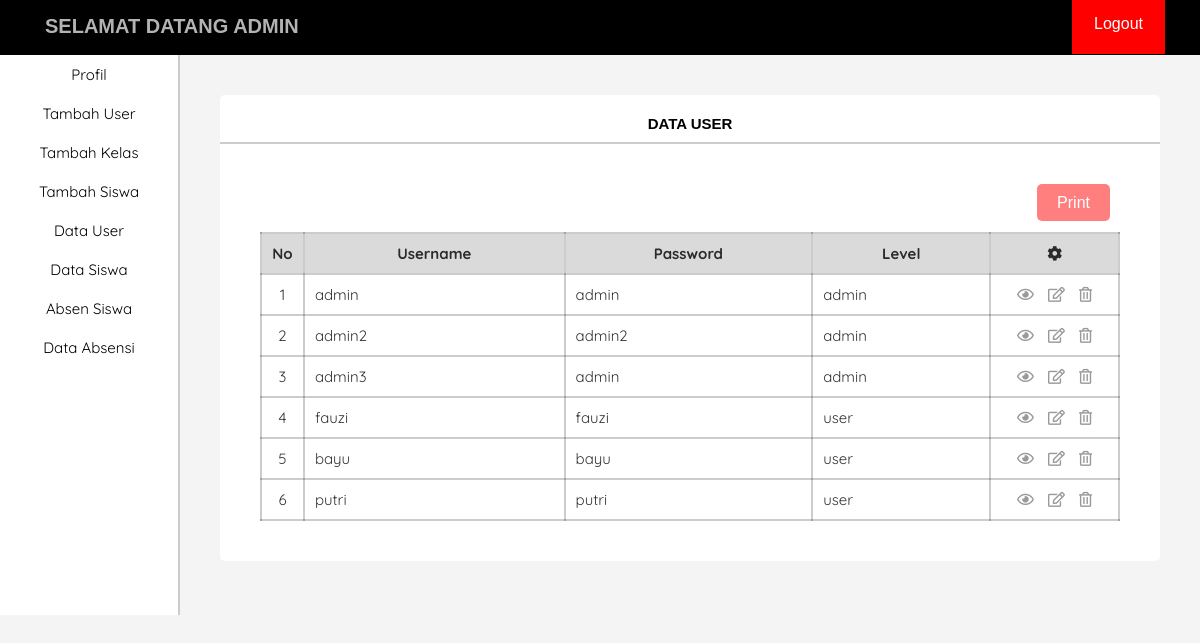
The app's page /ADMIN/dataUser.php (signed in) with its own data.
### tables this page shows
CREATE TABLE `user` (
  `id` int(11) NOT NULL,
  `username` varchar(10) NOT NULL,
  `password` varchar(255) NOT NULL,
  `level` enum('admin','user') NOT NULL
);

### ADMIN/dataUser.php (the view, shortened to what this page needs)
<?php
require './function.php';
?>
<!DOCTYPE html>
<html lang="en">
<head>
    <link rel="stylesheet" href="../CSS/style_admin.css">
    <link rel="stylesheet" href="https://cdnjs.cloudflare.com/ajax/libs/font-awesome/5.15.1/css/all.min.css">
</head>
<body>
    <header>
        <div class="title">
            <h1>SELAMAT DATANG <?php echo $_SESSION['nama']; ?></h1>
        </div>
        <div class="logout">
            <a href="../logout.php">Logout</a>
        </div>
    </header>
    <main>
        <aside>
            <div class="aside">
                <ul>
                    <a href="./admin.php"><li>Profil</li></a>
                    <a href="./tambahUser.php"><li>Tambah User</li></a>
                    <a href="./tambahKelas.php"><li>Tambah Kelas</li></a>
                    <a href="./tambahSiswa.php"><li>Tambah Siswa</li></a>
                    <a href="./dataUser.php"><li>Data User</li></a>
                    <a href="./dataSiswa.php"><li>Data Siswa</li></a>
                    <a href="./absenSiswa.php"><li>Absen Siswa</li></a>
                    <a href="./dataAbsen.php"><li>Data Absensi</li></a>
                </ul>
            </div>
        </aside>
        <div class="container">
            <div class="card">
            <h1>DATA USER</h1>
                <div class="data-user">
                    <div class="print">
                        <a href="./cetak-user.php" class="button-print" target="_blank">Print</a>
                    </div>
                    <table class="table-user">
                        <tr class="judul">
                            <td class="nmr">No</td>
                            <td class="user">Username</td>
                            <td class="pass">Password</td>
                            <td class="level">Level</td>
                            <td><span><i class="fas fa-cog"></i></span></td>
                        </tr>
                        <?php
                            $no = 0;
                            $result = mysqli_query($conn, "SELECT * FROM user ORDER BY level ASC");
                            while($data = mysqli_fetch_assoc($result)){
                                $no++
                        ?>
                        <tr>
                            <td class="nmr"><?php echo $no ?></td>
                            <td class="user"><?php echo $data['username'] ?></td>
                            <td class="pass"><?php echo $data['password'] ?></td>
                            <td class="level"><?php echo $data['level'] ?></td>
                            <td class="edit">
                                <span><a href=" ./detailUser.php?username=<?php echo $data['username']; ?>"><i class="far fa-eye"></i></a></span>
                                <span><a href="./editUser.php?username=<?php echo $data['username']; ?>"><i class="far fa-edit"></i></a></span>
                                <span><a href="./delete.php?username=<?php echo $data['username']; ?>"><i class="far fa-trash-alt"></i></a></span>
                            </td>
                        </tr>
                        <?php
                            }
                        ?>
                    </table>
                </div>
            </div>
        </div>
    </main>
</body>
</html>

### CSS/style_admin.css (style rules this page uses)
* { margin: 0; padding: 0; box-sizing: border-box; }
body { font-family: sans-serif; background-color: #f5f4f4; }
header { width: 100%; height: 55px; background-color: #000; padding: 15px; top: 0; z-index: 10; position: fixed; }
.title h1 { float: left; color: #fff; font-size: 20px; opacity: 0.7; padding-left: 30px; }
.logout { float: right; padding-right: 20px; }
.logout a { padding: 22px; text-decoration: none; color: #fff; background-color: red; }
main { padding-top: 55px; }
aside { position: fixed; width: 15%; height: 560px; float: left; background-color: #fff; border-right: 2px solid rgba(0, 0, 0, 0.2); font-family: 'Quicksand', sans-serif; }
.aside li { text-align: center; font-size: 15px; }
.aside a { color: #000; text-decoration: none; }
.aside ul li { padding: 10px; list-style-type: none; }
.container { width: 85%; padding: 40px; float: right; }
.card { background-color: #fff; border-radius: 5px; }
.card h1 { padding-top: 20px; padding-bottom: 10px; text-align: center; font-size: 15px; border-bottom: 2px solid rgba(0, 0, 0, 0.2); }
.data-user { padding: 40px; }
.table-user { width: 100%; border-collapse: collapse; border: 2px solid rgba(0, 0, 0, 0.2); border-radius: 20px; }
.table-user .judul { background-color: rgb(219, 218, 218); }
.table-user .judul td { text-align: center; font-weight: bold; }
.table-user td { padding: 10px; border-collapse: collapse; border: 2px solid rgba(0, 0, 0, 0.2); opacity: 0.8; font-size: 15px; font-family: 'Quicksand', sans-serif; }
.table-user .nmr { width: 5%; text-align: center; }
.table-user .edit { width: 15%; text-align: center; }
.table-user .edit .far { padding: 0 5px; }
.table-user .edit span a { color: rgb(0, 0, 0); opacity: 0.5; }
.button-print { background-color: red; }
.print { float: right; padding: 10px; margin-bottom: 10px; }
.button-print { border-radius: 5px; padding: 10px 20px; text-decoration: none; color: #fff; opacity: 0.5; }
.edit { padding: 50px; padding-top: 70px; padding-bottom: 70px; width: 100%; }
.edit span a { color: rgb(0, 0, 0); opacity: 0.5; }

### records on screen
user: username "admin", password "admin", level "admin"
user: username "admin2", password "admin2", level "admin"
user: username "admin3", password "admin", level "admin"
user: username "fauzi", password "fauzi", level "user"
user: username "bayu", password "bayu", level "user"
user: username "putri", password "putri", level "user"

### other values on screen
$_SESSION['nama'] "ADMIN"
